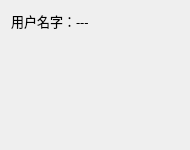
<?xml version="1.0" encoding="UTF-8"?>
<ui version="4.0">
 <class>VideoForm</class>
 <widget class="QWidget" name="VideoForm">
  <property name="geometry">
   <rect>
    <x>0</x>
    <y>0</y>
    <width>190</width>
    <height>150</height>
   </rect>
  </property>
  <property name="minimumSize">
   <size>
    <width>190</width>
    <height>150</height>
   </size>
  </property>
  <property name="windowTitle">
   <string>Form</string>
  </property>
  <property name="styleSheet">
   <string notr="true">QWidget:hover{ background-color: rgb(214, 214, 214);}
</string>
  </property>
  <layout class="QGridLayout" name="gridLayout">
   <item row="0" column="0">
    <widget class="QLabel" name="lb_name">
     <property name="font">
      <font>
       <family>微软雅黑</family>
       <pointsize>10</pointsize>
      </font>
     </property>
     <property name="focusPolicy">
      <enum>Qt::NoFocus</enum>
     </property>
     <property name="contextMenuPolicy">
      <enum>Qt::DefaultContextMenu</enum>
     </property>
     <property name="text">
      <string>用户名字：---</string>
     </property>
    </widget>
   </item>
   <item row="1" column="0">
    <spacer name="verticalSpacer">
     <property name="orientation">
      <enum>Qt::Vertical</enum>
     </property>
     <property name="sizeHint" stdset="0">
      <size>
       <width>20</width>
       <height>100</height>
      </size>
     </property>
    </spacer>
   </item>
  </layout>
 </widget>
 <resources/>
 <connections/>
</ui>
